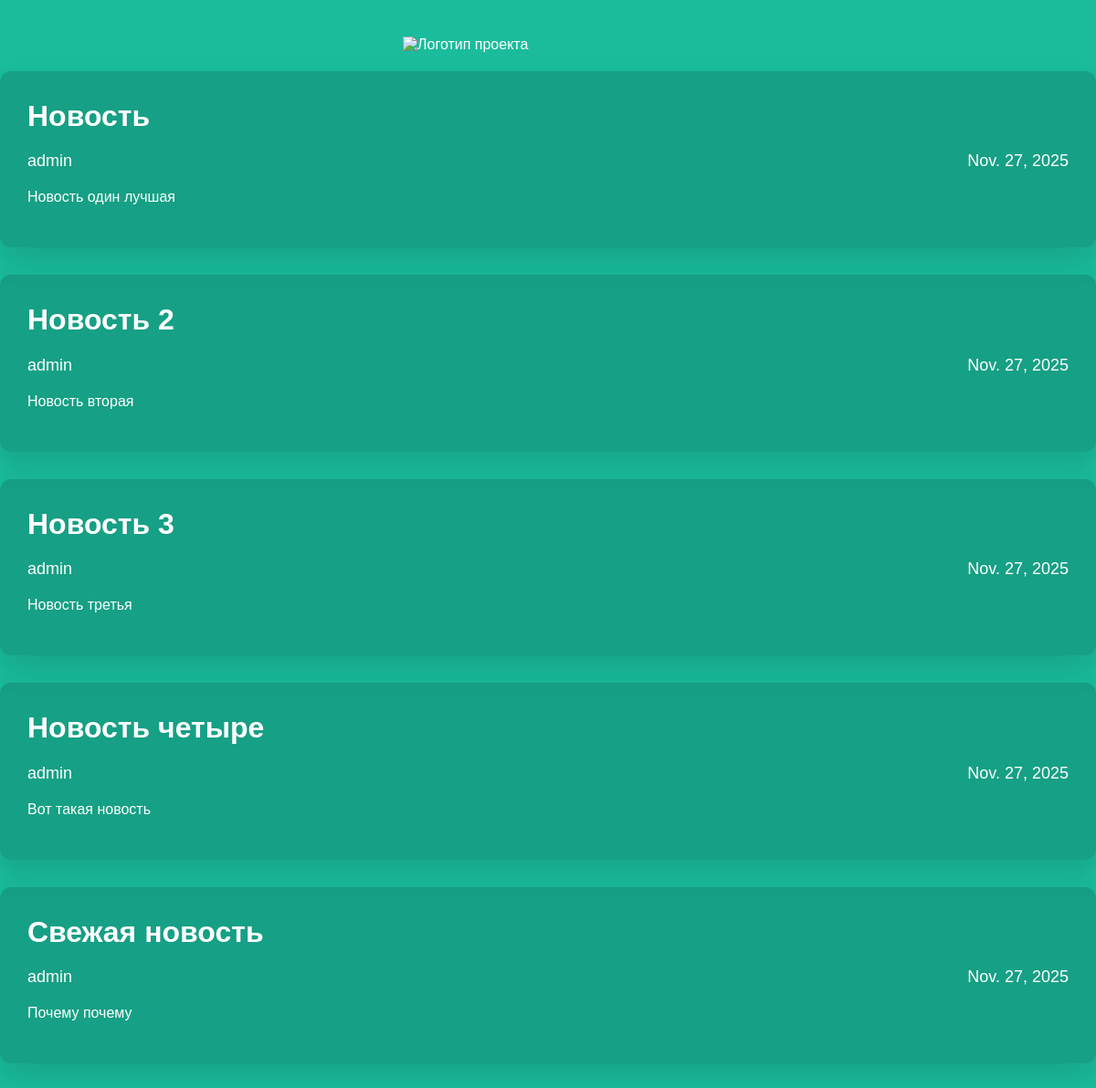
The page / on the database its author committed.
### articles/models.py (models this page shows, shortened)
class Article(models.Model):
    title = models.CharField(max_length=200)
    author = models.ForeignKey(User, on_delete=models.CASCADE)
    text = models.TextField()
    created_date = models.DateField(auto_now_add=True)
    def get_excerpt(self):
        return self.text[:140] + "..." if len(self.text) > 140 else self.text

### articles/views.py (the view)
# urls.py: path("", archive, name="archive"),
def archive(request):
    return render(request, "archive.html", {"posts": Article.objects.all()})

### articles/templates/archive.html (shortened to what this page needs)
{% load static %}
<!DOCTYPE html>
<html lang="ru">
<head>
    <link rel="stylesheet" href="{% static 'css/index.css' %}" />
</head>
<body class="archive">
    <div class="header">
        <img src="{% static 'image2.jpg' %}" alt="Логотип проекта" />
    </div>
    <div class="archive">
        {% for post in posts %}
        <div class="one-post">
            <h2 class="post-title">
                <a href="{% url 'get_article' article_id=post.id %}">{{ post.title }}</a>
            </h2>
            <div class="article-info">
                <div class="article-author">{{ post.author.username }}</div>
                <div class="article-created-date">{{ post.created_date }}</div>
            </div>
            <p class="article-text">{{ post.get_excerpt }}</p>
        </div>
        {% endfor %}
    </div>
</body>
</html>

### articles/static/css/index.css (style rules this page uses)
body { margin: 0; padding: 0; background: #1abc9c; font-family: Tahoma, Arial, sans-serif; color: #ffffff; }
a { color: inherit; text-decoration: none; }
.header { padding: 40px 0 20px; }
.header img { display: block; width: 318px; margin-left: auto; margin-right: auto; }
.one-post, .article .article-text { background: rgba(0, 0, 0, 0.15); padding: 30px; margin-bottom: 30px; border-radius: 12px; box-shadow: 0 16px 32px rgba(0, 0, 0, 0.12); }
.post-title { margin: 0 0 20px; font-size: 32px; line-height: 1.2; }
.post-title a { color: #ffffff; }
.article-info { overflow: hidden; margin-bottom: 20px; font-size: 18px; }
.article-author { width: 50%; float: left; }
.article-created-date { text-align: right; }

### rows shown on the page
Article: title "Новость", author.username "admin", created_date "Nov. 27, 2025", get_excerpt "Новость один лучшая"
Article: title "Новость 2", author.username "admin", created_date "Nov. 27, 2025", get_excerpt "Новость вторая"
Article: title "Новость 3", author.username "admin", created_date "Nov. 27, 2025", get_excerpt "Новость третья"
Article: title "Новость четыре", author.username "admin", created_date "Nov. 27, 2025", get_excerpt "Вот такая новость"
Article: title "Свежая новость", author.username "admin", created_date "Nov. 27, 2025", get_excerpt "Почему почему"
